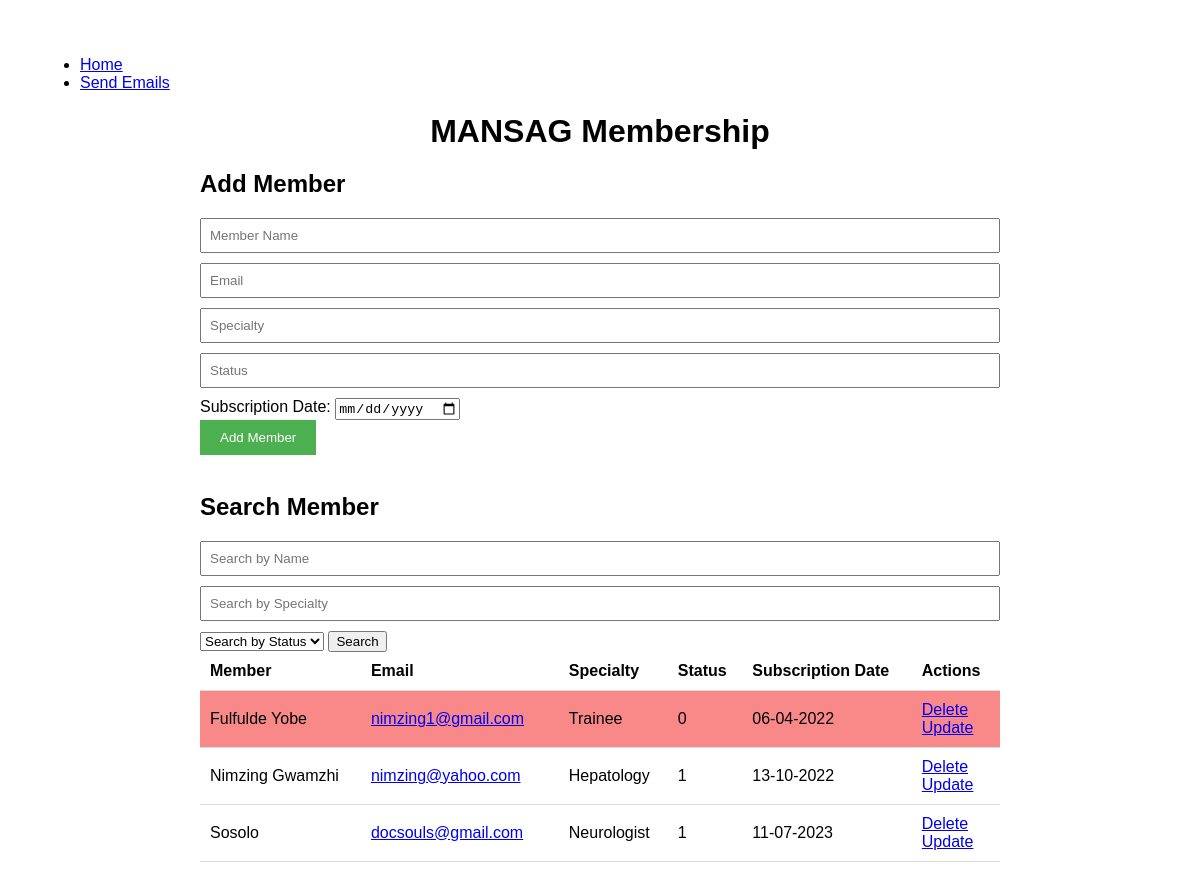
Before: / with the older database file.
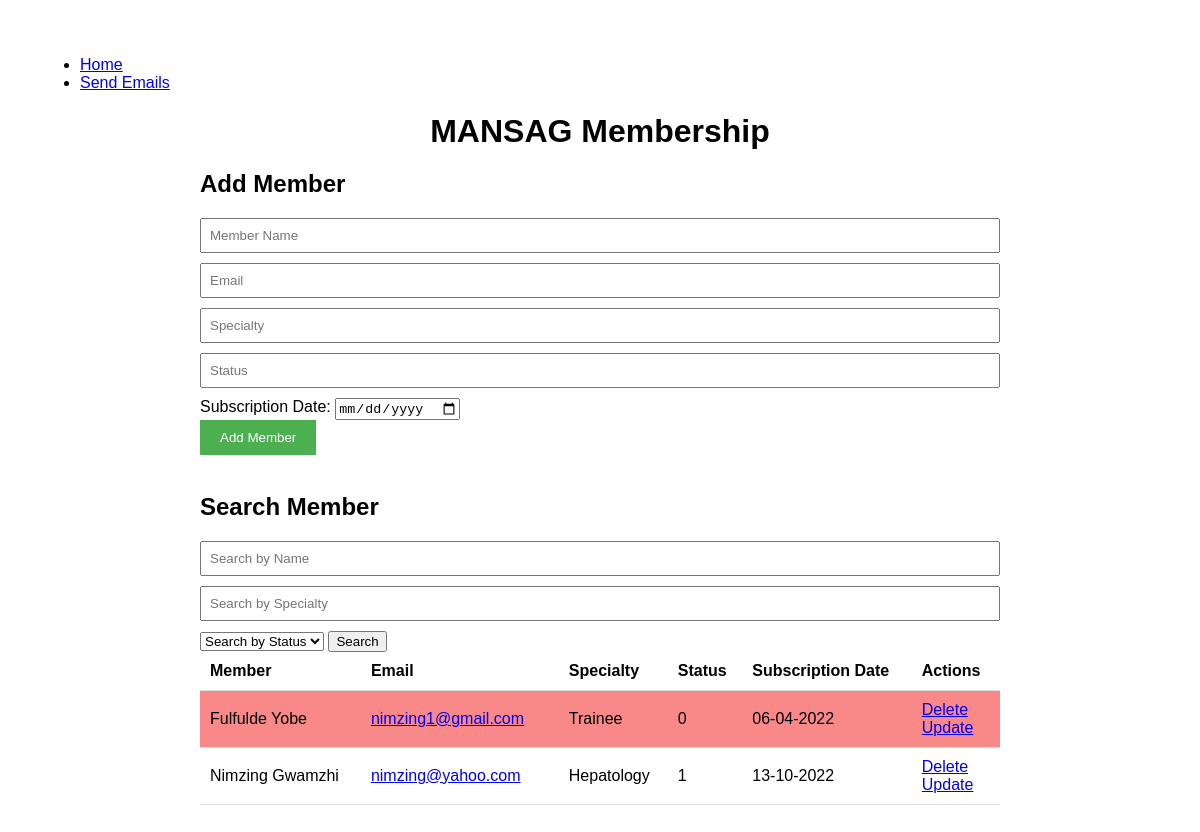
After: the same page with the newer database file.
### app.py (models this page shows, shortened)
class Membership(db.Model):
    id = db.Column(db.Integer, primary_key=True)
    name = db.Column(db.String(200), nullable=False)
    email = db.Column(db.String(200), nullable=False)
    specialty = db.Column(db.String(200), nullable=False)
    status = db.Column(db.Integer, default=0)
    date_subscribed = db.Column(db.DateTime, nullable=False, default=datetime.utcnow)

### app.py (the view)
@app.route('/', methods=['POST', 'GET'])
def index():
    if request.method == 'POST':
        name = request.form['name']
        email = request.form['email']
        specialty = request.form['specialty']
        status = request.form['status']
        date_subscribed = datetime.strptime(request.form['date_subscribed'], '%Y-%m-%d')
        new_member = Membership(name=name, email=email, specialty=specialty, status=status, date_subscribed=date_subscribed)
        try:
            db.session.add(new_member)
            db.session.commit()
            return redirect('/')
        except:
            return 'There was an issue adding this member'
    else:
        query = Membership.query.order_by(Membership.date_subscribed)
        search_name = request.args.get('name')
        search_specialty = request.args.get('specialty')
        search_status = request.args.get('status')
        if search_name:
            query = query.filter(Membership.name.ilike(f'%{search_name}%'))
        if search_specialty:
            query = query.filter(Membership.specialty.ilike(f'%{search_specialty}%'))
        if search_status:
            query = query.filter(Membership.status == int(search_status))
        members = query.all()
        return render_template('index.html', members=members, is_subscription_expired=is_subscription_expired)

### app.py (called while the page is built)
def is_subscription_expired(date_subscribed):
    current_date = datetime.utcnow().date()
    expiration_date = date_subscribed.date() + timedelta(days=365)
    return expiration_date < current_date

### templates/index.html (shortened to what this page needs)
{% extends 'base.html' %}
{% block body %}
<div class="content">
    <h1 style="text-align: center;">MANSAG Membership</h1>
    <h2>Add Member</h2>
    <form action="/" method="POST">
        <input type="text" name="name" placeholder="Member Name" required>
        <br>
        <input type="email" name="email" placeholder="Email" required>
        <br>
        <input type="text" name="specialty" placeholder="Specialty" required>
        <br>
        <input type="number" name="status" placeholder="Status" required>
        <br>
        <label for="date_subscribed">Subscription Date:</label>
        <input type="date" id="date_subscribed" name="date_subscribed" required>
        <br>
        <input type="submit" value="Add Member">
    </form>
    <br>
    <h2>Search Member</h2>
    <form action="/" method="GET">
        <input type="text" name="name" placeholder="Search by Name">
        <input type="text" name="specialty" placeholder="Search by Specialty">
        <select name="status">
          <option value="">Search by Status</option>
        </select>
        <button type="submit">Search</button>
      </form>
    {% if members|length < 1 %}
    <h4 style="text-align: center;">There are no members, start adding one above: </h4>
    {% else %}
    <table>
        <tr>
            <th>Member</th>
            <th>Email</th>
            <th>Specialty</th>
            <th>Status</th>
            <th>Subscription Date</th>
            <th>Actions</th>
        </tr>
        {% for member in members %}
            <tr{% if is_subscription_expired(member.date_subscribed) %} class="expired"{% endif %}>
                <td>{{ member.name }}</td>
                <td><a href="mailto:{{ member.email }}">{{ member.email }}</a></td>
                <td>{{ member.specialty }}</td>
                <td>{{ member.status }}</td>
                <td>{{ member.date_subscribed.strftime('%d-%m-%Y') }}</td>
                <td>
                    <a href="#" onclick="confirmDelete('{{ member.id }}')">Delete</a>
                    <br>
                    <a href="/update/{{ member.id }}">Update</a>
                </td>
            </tr>
        {% endfor %}
    </table>
    {% endif %}
</div>
{% endblock %}

### templates/base.html (shortened to what this page needs)
<!DOCTYPE html>
<html lang="en">
<head>
    <link rel="stylesheet" href="{{ url_for('static', filename='css/main.css') }}">
</head>
<body>
    <nav>
        <ul>
            <li><a href="/">Home</a></li>
            <li><a href="/send_emails">Send Emails</a></li>
        </ul>
    </nav>
    {% block body %}{% endblock %}
</body>
</html>

### static/css/main.css (style rules this page uses)
body { margin: 20px; padding: 20px; font-family: sans-serif; }
h1 { margin-bottom: 20px; text-align: center; }
table { width: 100%; border-collapse: collapse; margin-bottom: 20px; }
th, td { padding: 10px; text-align: left; border-bottom: 1px solid #ddd; }
form { margin-top: 20px; }
input[type="text"], input[type="email"], input[type="number"] { padding: 8px; margin-bottom: 10px; width: 100%; box-sizing: border-box; }
input[type="submit"] { padding: 10px 20px; background-color: #4CAF50; color: white; border: none; cursor: pointer; }
a { margin-right: 10px; }
.content { max-width: 800px; margin: 0 auto; }

### templates/index.html (style rules this page uses)
.expired { background-color: hsla(0, 90%, 68%, 0.759); }

Changed rows visible on the page:
removed Membership: name "Sosolo", email "docsouls@gmail.com", specialty "Neurologist", status "1", date_subscribed "11-07-2023"
